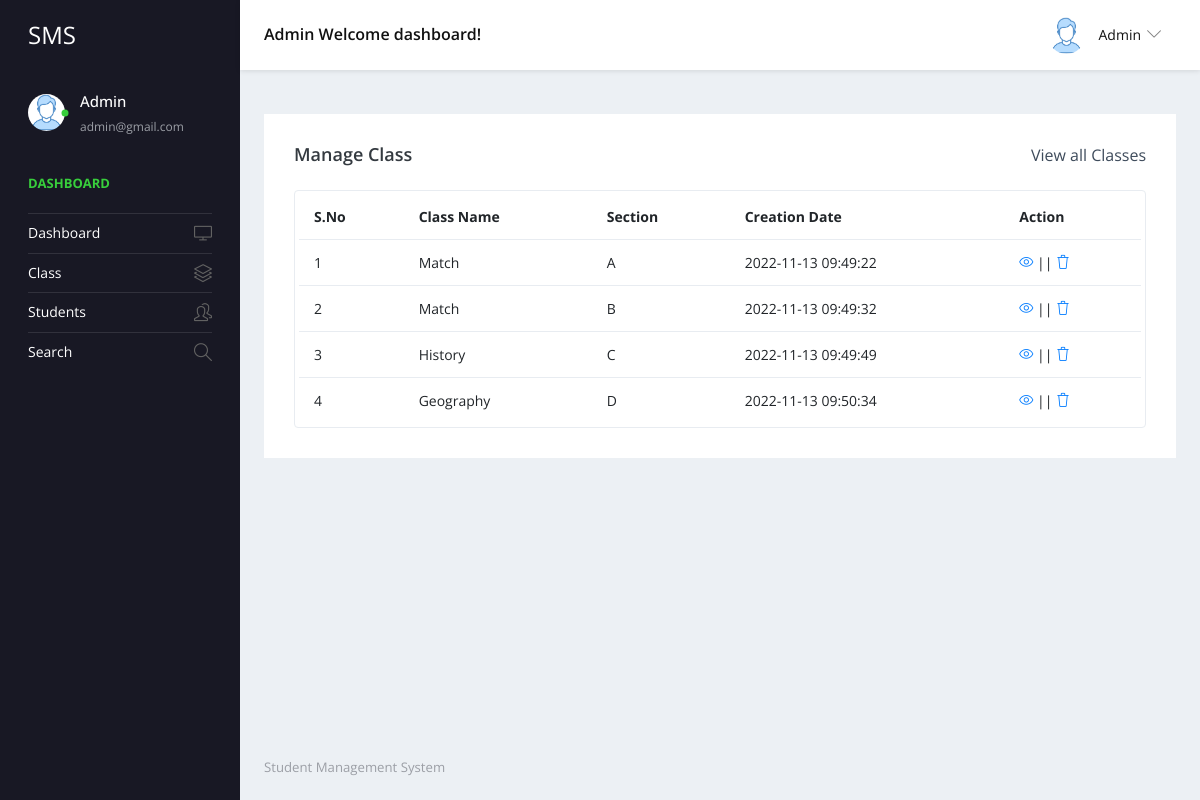
The app's page /admin/manage-class.php (signed in) with its own data.
### tables this page shows
CREATE TABLE `tblclass` (
  `ID` int(5) NOT NULL,
  `ClassName` varchar(50) DEFAULT NULL,
  `Section` varchar(20) DEFAULT NULL,
  `CreationDate` timestamp NULL DEFAULT current_timestamp()
);

### admin/manage-class.php (the view, shortened to what this page needs)
<?php
include('includes/dbconnection.php');
if (strlen($_SESSION['sturecmsaid'] == 0)) {
  header('location:logout.php');
} else {
?>
  <!DOCTYPE html>
  <html lang="en">
  <head>
    <link rel="stylesheet" href="vendors/simple-line-icons/css/simple-line-icons.css">
    <link rel="stylesheet" href="./css/style.css">
  </head>
  <body>
    <div class="container-scroller">
      <?php include_once('includes/header.php'); ?>
      <div class="container-fluid page-body-wrapper">
        <?php include_once('includes/sidebar.php'); ?>
        <div class="main-panel">
          <div class="content-wrapper">
          <div class="row">
              <div class="col-md-12 grid-margin stretch-card">
                <div class="card">
                  <div class="card-body">
                    <div class="d-sm-flex align-items-center mb-4">
                      <h4 class="card-title mb-sm-0">Manage Class</h4>
                      <a href="#" class="text-dark ml-auto mb-3 mb-sm-0"> View all Classes</a>
                    </div>
                    <div class="table-responsive border rounded p-1">
                      <table class="table">
                        <thead>
                          <tr>
                            <th class="font-weight-bold">S.No</th>
                            <th class="font-weight-bold">Class Name</th>
                            <th class="font-weight-bold">Section</th>
                            <th class="font-weight-bold">Creation Date</th>
                            <th class="font-weight-bold">Action</th>
                          </tr>
                        </thead>
                        <tbody>
                          <?php
                          if (isset($_GET['pageno'])) {
                            $pageno = $_GET['pageno'];
                          } else {
                            $pageno = 1;
                          }
                          $no_of_records_per_page = 15;
                          $offset = ($pageno - 1) * $no_of_records_per_page;
                          $sql = "SELECT * from tblclass LIMIT $offset, $no_of_records_per_page";
                          $query = $dbh->prepare($sql);
                          $query->execute();
                          $results = $query->fetchAll(PDO::FETCH_OBJ);
                          $cnt = 1;
                          if ($query->rowCount() > 0) {
                            foreach ($results as $row) {               ?>
                              <tr>
                                <td><?php echo htmlentities($cnt); ?></td>
                                <td><?php echo htmlentities($row->ClassName); ?></td>
                                <td><?php echo htmlentities($row->Section); ?></td>
                                <td><?php echo htmlentities($row->CreationDate); ?></td>
                                <td>
                                  <div><a href="edit-class-detail.php?editid=<?php echo htmlentities($row->ID); ?>"><i class="icon-eye"></i></a>
                                    || <a href="manage-class.php?delid=<?php echo ($row->ID); ?>" onclick="return confirm('Do you really want to Delete ?');"> <i class="icon-trash"></i></a></div>
                                </td>
                              </tr><?php $cnt = $cnt + 1;
                                  }
                                } ?>
                        </tbody>
                      </table>
                    </div>
                  </div>
                </div>
              </div>
            </div>
          </div>
          <?php include_once('includes/footer.php'); ?>
        </div>
      </div>
    </div>
  </body>
  </html><?php }  ?>

### admin/includes/header.php (shortened to what this page needs)
 <nav class="navbar default-layout-navbar col-lg-12 col-12 p-0 fixed-top d-flex flex-row">
        <div class="navbar-brand-wrapper d-flex align-items-center">
          <a class="navbar-brand brand-logo" href="dashboard.php">
            <strong style="color: white;">SMS</strong>
          </a>
        </div><?php
         $aid= $_SESSION['sturecmsaid'];
$sql="SELECT * from tbladmin where ID=:aid";
$query = $dbh -> prepare($sql);
$query->bindParam(':aid',$aid,PDO::PARAM_STR);
$query->execute();
$results=$query->fetchAll(PDO::FETCH_OBJ);
$cnt=1;
if($query->rowCount() > 0)
{
foreach($results as $row)
{               ?>
        <div class="navbar-menu-wrapper d-flex align-items-center flex-grow-1">
          <h5 class="mb-0 font-weight-medium d-none d-lg-flex"><?php  echo htmlentities($row->AdminName);?> Welcome dashboard!</h5>
          <ul class="navbar-nav navbar-nav-right ml-auto">
            <li class="nav-item dropdown d-none d-xl-inline-flex user-dropdown">
              <a class="nav-link dropdown-toggle" id="UserDropdown" href="#" data-toggle="dropdown" aria-expanded="false">
                <img class="img-xs rounded-circle ml-2" src="images/faces/face8.jpg" alt="Profile image"> <span class="font-weight-normal"> <?php  echo htmlentities($row->AdminName);?> </span></a>
                <?php $cnt=$cnt+1;}} ?>
            </li>
          </ul>
        </div>
      </nav>

### admin/includes/sidebar.php (shortened to what this page needs)
<nav class="sidebar sidebar-offcanvas" id="sidebar">
          <ul class="nav">
            <li class="nav-item nav-profile">
              <a href="#" class="nav-link">
                <div class="profile-image">
                  <img class="img-xs rounded-circle" src="images/faces/face8.jpg" alt="profile image">
                  <div class="dot-indicator bg-success"></div>
                </div>
                <div class="text-wrapper">
                  <?php
         $aid= $_SESSION['sturecmsaid'];
$sql="SELECT * from tbladmin where ID=:aid";
$query = $dbh -> prepare($sql);
$query->bindParam(':aid',$aid,PDO::PARAM_STR);
$query->execute();
$results=$query->fetchAll(PDO::FETCH_OBJ);
$cnt=1;
if($query->rowCount() > 0)
{
foreach($results as $row)
{               ?>
                  <p class="profile-name"><?php  echo htmlentities($row->AdminName);?></p>
                  <p class="designation"><?php  echo htmlentities($row->Email);?></p><?php $cnt=$cnt+1;}} ?>
                </div>
              </a>
            </li>
            <li class="nav-item nav-category">
              <span class="nav-link">Dashboard</span>
            </li>
            <li class="nav-item">
              <a class="nav-link" href="dashboard.php">
                <span class="menu-title">Dashboard</span>
                <i class="icon-screen-desktop menu-icon"></i>
              </a>
            </li>
            <li class="nav-item">
              <a class="nav-link" data-toggle="collapse" href="#ui-basic" aria-expanded="false" aria-controls="ui-basic">
                <span class="menu-title">Class</span>
                <i class="icon-layers menu-icon"></i>
              </a>
            </li>
            <li class="nav-item">
              <a class="nav-link" data-toggle="collapse" href="#ui-basic1" aria-expanded="false" aria-controls="ui-basic1">
                <span class="menu-title">Students</span>
                <i class="icon-people menu-icon"></i>
              </a>
            </li>
            <li class="nav-item">
              <a class="nav-link" href="search.php">
                <span class="menu-title">Search</span>
                <i class="icon-magnifier menu-icon"></i>
              </a>
            </li>
          </ul>
        </nav>

### records on screen
tblclass: ClassName "Match", Section "A", CreationDate "2022-11-13 09:49:22"
tblclass: ClassName "Match", Section "B", CreationDate "2022-11-13 09:49:32"
tblclass: ClassName "History", Section "C", CreationDate "2022-11-13 09:49:49"
tblclass: ClassName "Geography", Section "D", CreationDate "2022-11-13 09:50:34"

### other values on screen
$row->AdminName "Admin"
$row->Email "admin@gmail.com"
